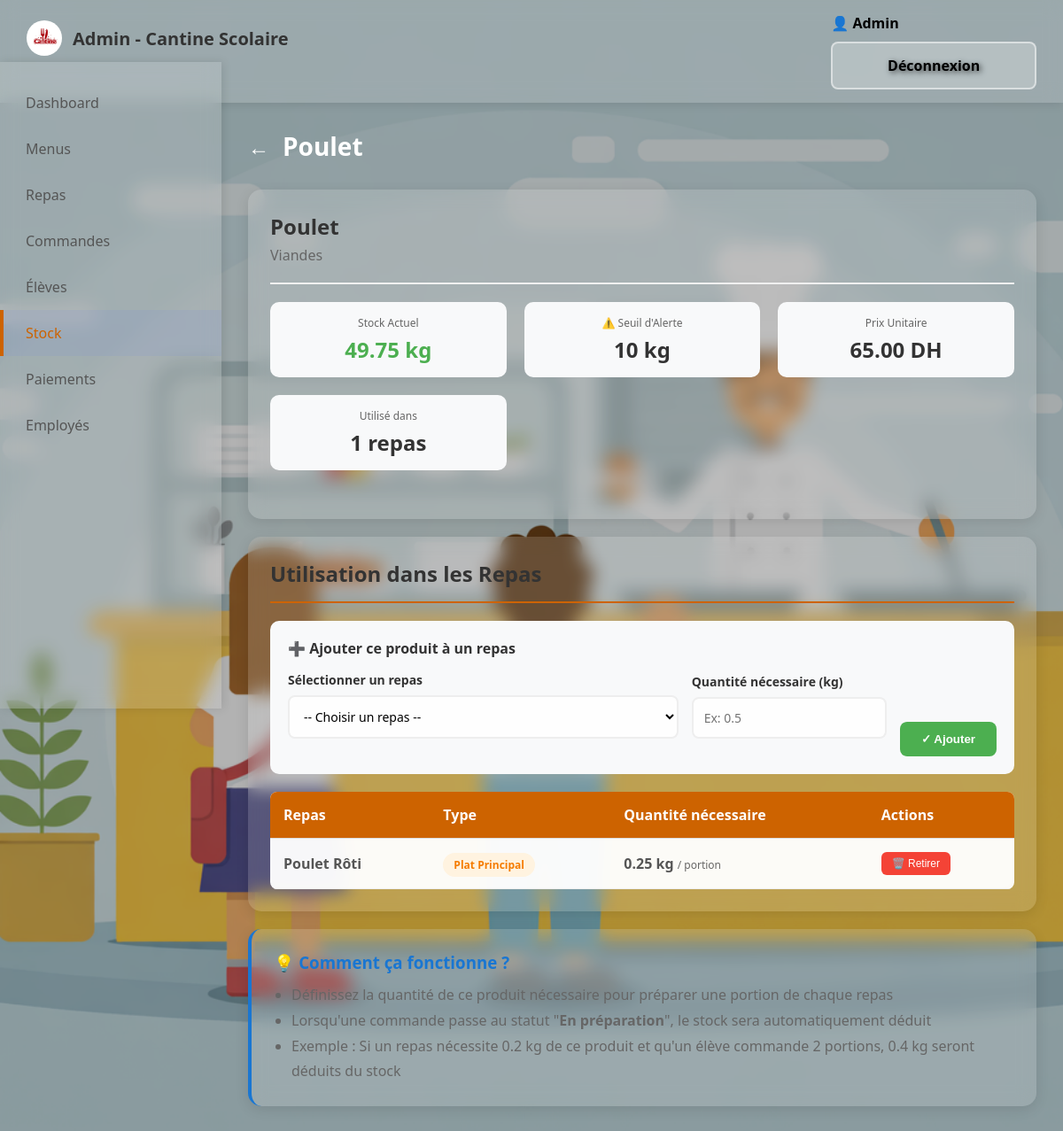
/admin/produits/details/2 (signed in), run on the app's committed database.
### tables this page shows
CREATE TABLE produits (
        id_produits INTEGER PRIMARY KEY AUTOINCREMENT,
        nom_du_produit TEXT,
        categories_du_produit TEXT,
        unite_de_mesure TEXT,
        prix_unitaire REAL,
        seuil_alert INTEGER,
        stock REAL DEFAULT 0
    );

CREATE TABLE ingredients_repas (
            id_ingredient INTEGER PRIMARY KEY AUTOINCREMENT,
            id_repas INTEGER,
            id_produit INTEGER,
            quantite_necessaire REAL,
            FOREIGN KEY (id_repas) REFERENCES repas(id_repas),
            FOREIGN KEY (id_produit) REFERENCES produits(id_produits),
            UNIQUE(id_repas, id_produit)
        );

CREATE TABLE repas (
        id_repas INTEGER PRIMARY KEY AUTOINCREMENT,
        nom_du_repas TEXT,
        type TEXT,
        description TEXT,
        calories INTEGER,
        glucides REAL DEFAULT 0,
        lipides REAL DEFAULT 0,
        proteines REAL DEFAULT 0,
        fibres REAL DEFAULT 0,
        prix REAL,
        disponible_cette_semaine INTEGER DEFAULT 1,
        regimes_compatibles TEXT
    );

### app.py (the view)
@app.route('/admin/produits/details/<int:produit_id>')
def admin_produits_details(produit_id):
    if 'user_id' not in session or session.get('user_type') != 'admin':
        return redirect(url_for('index'))
    conn = get_db()
    produit = conn.execute('SELECT * FROM produits WHERE id_produits = ?', (produit_id,)).fetchone()
    repas = conn.execute('SELECT * FROM repas ORDER BY type, nom_du_repas').fetchall()
    ingredients = conn.execute('''
        SELECT ir.*, r.nom_du_repas, r.type
        FROM ingredients_repas ir
        JOIN repas r ON ir.id_repas = r.id_repas
        WHERE ir.id_produit = ?
    ''', (produit_id,)).fetchall()
    conn.close()
    return render_template('admin_produits_details.html',
                          produit=produit,
                          repas=repas,
                          ingredients=ingredients,
                          nom=session.get('nom'))

### app.py (called while the page is built, shortened)
def get_db():
    conn = sqlite3.connect('cantine.db')
    conn.row_factory = sqlite3.Row
    return conn

def get_cantine_info():
    conn = get_db()
    cantine = conn.execute('SELECT * FROM cantine WHERE id_cantine = 1').fetchone()
    conn.close()
    return cantine

@app.context_processor
def inject_cantine_info():
    return dict(cantine_info=get_cantine_info())

### templates/admin_produits_details.html (shortened to what this page needs)
{% extends "base.html" %}
{% block content %}
<div class="admin-nav">
    <div class="logo">
        <img src="{{ url_for('static', filename='logo.png') }}" alt="Logo">
        <span>Admin - Cantine Scolaire</span>
    </div>
    <div>
        <span style="margin-right: 15px; font-weight: 600;">👤 {{ nom }}</span>
        <a href="{{ url_for('logout') }}" class="btn btn-secondary">Déconnexion</a>
    </div>
</div>
<div class="sidebar">
    <a href="{{ url_for('admin_dashboard') }}"> Dashboard</a>
    <a href="{{ url_for('admin_menus') }}"> Menus</a>
    <a href="{{ url_for('admin_repas') }}"> Repas</a>
    <a href="{{ url_for('admin_commandes') }}"> Commandes</a>
    <a href="{{ url_for('admin_eleves') }}"> Élèves</a>
    <a href="{{ url_for('admin_stock') }}" class="active"> Stock</a>
    <a href="{{ url_for('admin_paiements') }}"> Paiements</a>
    <a href="{{ url_for('admin_employees') }}"> Employés</a>
</div>
<div class="main-content">
    <div style="display: flex; align-items: center; gap: 15px; margin-bottom: 30px;">
        <a href="{{ url_for('admin_stock') }}" style="color: white; font-size: 24px; text-decoration: none;">←</a>
        <h1 style="margin: 0;"> {{ produit.nom_du_produit }}</h1>
    </div>
    <div class="card">
        <div class="produit-header">
            <div>
                <div class="produit-title">{{ produit.nom_du_produit }}</div>
                <div style="color: #666666; margin-top: 5px;">{{ produit.categories_du_produit }}</div>
            </div>
        </div>
        <div class="produit-stats">
            <div class="stat-item">
                <div class="stat-label"> Stock Actuel</div>
                <div class="stat-value" style="color:
                    {% if produit.stock == 0 %}#f44336
                    {% elif produit.stock <= produit.seuil_alert %}#ff9800
                    {% else %}#4CAF50
                    {% endif %}">
                    {{ "%.2f"|format(produit.stock) }} {{ produit.unite_de_mesure }}
                </div>
            </div>
            <div class="stat-item">
                <div class="stat-label">⚠️ Seuil d'Alerte</div>
                <div class="stat-value">{{ produit.seuil_alert }} {{ produit.unite_de_mesure }}</div>
            </div>
            <div class="stat-item">
                <div class="stat-label"> Prix Unitaire</div>
                <div class="stat-value">{{ "%.2f"|format(produit.prix_unitaire) }} DH</div>
            </div>
            <div class="stat-item">
                <div class="stat-label"> Utilisé dans</div>
                <div class="stat-value">{{ ingredients|length }} repas</div>
            </div>
        </div>
    </div>
    <div class="card">
        <h2 style="color: #333333; margin-bottom: 20px; padding-bottom: 15px; border-bottom: 2px solid#cd6300;">
             Utilisation dans les Repas
        </h2>
        <div class="form-section">
            <h3 style="color: #333333; margin-bottom: 15px; font-size: 16px;">➕ Ajouter ce produit à un repas</h3>
            <form method="POST" action="{{ url_for('admin_ajouter_ingredient', produit_id=produit.id_produits) }}">
                <div class="form-row">
                    <div class="form-group">
                        <label>Sélectionner un repas</label>
                        <select name="repas_id" required>
                            <option value="">-- Choisir un repas --</option>
                        </select>
                    </div>
                    <div class="form-group">
                        <label>Quantité nécessaire ({{ produit.unite_de_mesure }})</label>
                        <input type="number" name="quantite" step="0.01" min="0.01" placeholder="Ex: 0.5" required>
                    </div>
                    <button type="submit" class="btn-add">✓ Ajouter</button>
                </div>
            </form>
        </div>
        {% if ingredients|length == 0 %}
        <div class="empty-state">
            <p style="font-size: 16px;">Ce produit n'est utilisé dans aucun repas</p>
            <p style="font-size: 14px; color: #999999; margin-top: 10px;">
                Ajoutez-le à un repas pour que le stock soit automatiquement déduit lors de la préparation des commandes
            </p>
        </div>
        {% else %}
        <table class="ingredients-table">
            <thead>
                <tr>
                    <th>Repas</th>
                    <th>Type</th>
                    <th>Quantité nécessaire</th>
                    <th>Actions</th>
                </tr>
            </thead>
            <tbody>
                {% for ingredient in ingredients %}
                <tr>
                    <td><strong>{{ ingredient.nom_du_repas }}</strong></td>
                    <td>
                        <span class="badge
                            {% if ingredient.type == 'Entrée' %}badge-entree
                            {% elif ingredient.type == 'Plat Principal' %}badge-plat
                            {% elif ingredient.type == 'Accompagnement' %}badge-accompagnement
                            {% elif ingredient.type == 'Dessert' %}badge-dessert
                            {% endif %}">
                            {{ ingredient.type }}
                        </span>
                    </td>
                    <td>
                        <strong>{{ "%.2f"|format(ingredient.quantite_necessaire) }} {{ produit.unite_de_mesure }}</strong>
                        <span style="color: #666666; font-size: 12px;">/ portion</span>
                    </td>
                    <td>
                        <button onclick="if(confirm('Retirer ce produit de ce repas ?')) window.location.href='{{ url_for('admin_supprimer_ingredient', ingredient_id=ingredient.id_ingredient, produit_id=produit.id_produits) }}'"
                                class="btn-delete-small">
                            🗑️ Retirer
                        </button>
                    </td>
                </tr>
                {% endfor %}
            </tbody>
        </table>
        {% endif %}
    </div>
    <div class="card" style="background: #e3f2fd; border-left: 4px solid #1976D2;">
        <h3 style="color: #1976D2; margin-bottom: 10px;">💡 Comment ça fonctionne ?</h3>
        <ul style="color: #666666; line-height: 1.8; margin-left: 20px;">
            <li>Définissez la quantité de ce produit nécessaire pour préparer une portion de chaque repas</li>
            <li>Lorsqu'une commande passe au statut "<strong>En préparation</strong>", le stock sera automatiquement déduit</li>
            <li>Exemple : Si un repas nécessite 0.2 kg de ce produit et qu'un élève commande 2 portions, 0.4 kg seront déduits du stock</li>
        </ul>
    </div>
</div>
{% endblock %}

### data on the page
produits: nom_du_produit "Poulet", categories_du_produit "Viandes", stock "49.75", unite_de_mesure "kg", seuil_alert "10", prix_unitaire "65.00"
ingredients_repas: nom_du_repas "Poulet Rôti", type "Plat Principal", quantite_necessaire "0.25"

### other printed values
{{ nom }} "Admin"
{{ ingredients|length }} "1"
